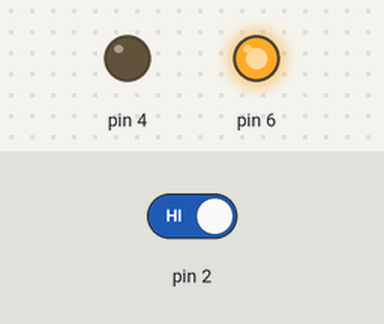
Simulated run of this sketch. Board: Arduino Uno, built with avr-gcc and run on an emulated ATmega328P. Shown: output pins drawn as LEDs (lit = HIGH). Inputs (shaded band) come from the test bench; at power-on: pin 2 HIGH.

Above: at 1.2 s.
1.3 s: pin 2 driven LOW
At 2.1 s:
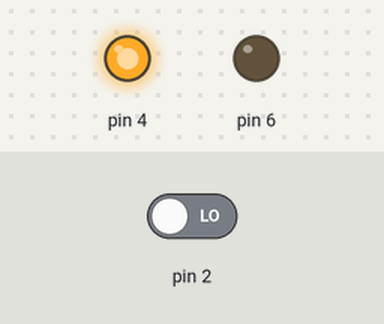
2.8 s: pin 2 driven HIGH
At 3.2 s:
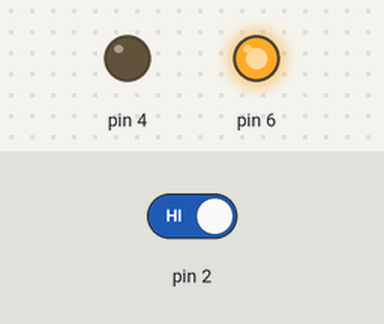
Timing chart, 0 to 5.8 s (numbered marks = the images above; inputs shaded):
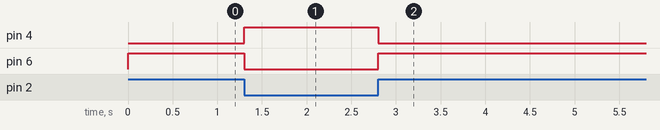

Measured:
- after the input at 1.3 s, pin 4: LOW → HIGH at once; pin 6: HIGH → LOW at once
- after the input at 2.8 s, pin 4: HIGH → LOW at once; pin 6: LOW → HIGH at once

The sketch:

sketch_jan07a.ino
```cpp
// two main functions in every arduino board
int yellow = 0;

void setup(){
  pinMode(2, INPUT);
  pinMode(4, OUTPUT);
  pinMode(6, OUTPUT);
}

void loop(){
  yellow = digitalRead(2); //read state of 2
  if(yellow == LOW){
    digitalWrite(4, HIGH);
    digitalWrite(6, LOW);
  }
  else{
    digitalWrite(4, LOW);
    digitalWrite(6, HIGH);
  }
}
```
